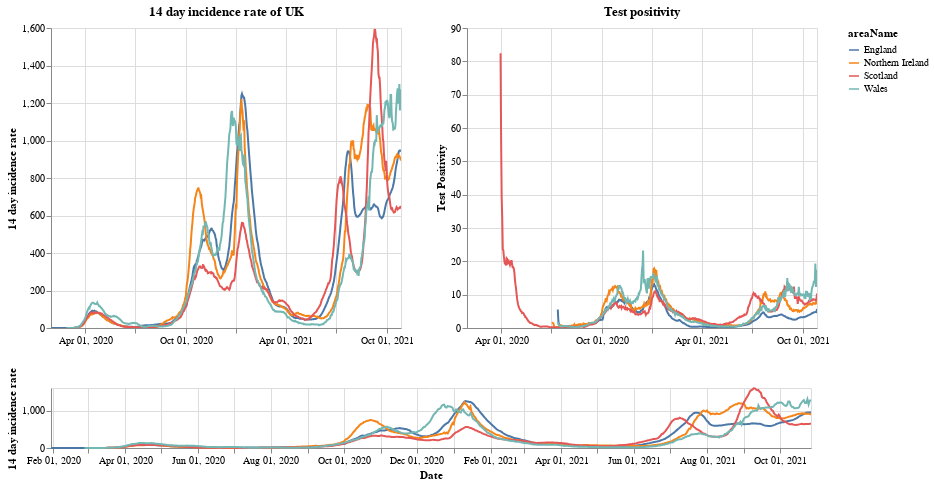

The notebook cell saved with this chart:
### Markdown cell above
# Plots

First a plot with each country in the UK. The top right shows the positivity rate for (which is the percentage of registered tests which were positive) while the top left is the 14 day incidence rate. The bottom chart can be used to select the timeframe (does not work on a mobile device).

### Code cell
#collapse
brush = alt.selection(type='interval', name='DateBrush',encodings=['x'],fields=['Time'])
leg_selection = alt.selection_multi(fields=['areaName'], bind='legend')

base = alt.Chart(uk_cases).mark_line().encode(
    x=alt.X("yearmonthdate(date):T", axis=alt.Axis(title='Date')),
    y=alt.Y("twoWeeklyCasesRate:Q", axis=alt.Axis(title='14 day incidence rate')),
    tooltip=['areaName', 'date','twoWeeklyCasesRate', 'testPositivity'],
    color='areaName',
    opacity=alt.condition(leg_selection, alt.value(2), alt.value(0.1))
).add_selection(leg_selection).properties(width=350)

upper = base.encode(alt.X('yearmonthdate(date):T', axis=alt.Axis(title=''),
                         scale=alt.Scale(domain=brush))
                   ).properties(title=f'14 day incidence rate of UK')
upper_right = upper.encode(alt.Y('testPositivity:Q', axis=alt.Axis(title='Test Positivity'))).properties(title='Test positivity')
lower = base.properties(height=60, width = 760).add_selection(brush)

(upper | upper_right) & lower

### Figure 1 — Vega-Lite specification as saved in the notebook (floating-point values rounded to 4 significant figures; data arrays with more than 128 entries replaced by an {"elided": "..."} marker saying what was removed)
{"config": {"view": {"continuousWidth": 400, "continuousHeight": 300}}, "vconcat": [{"hconcat": [{"mark": "line", "encoding": {"color": {"type": "nominal", "field": "areaName"}, "opacity": {"condition": {"value": 2, "selection": "selector001"}, "value": 0.1}, "tooltip": [{"type": "nominal", "field": "areaName"}, {"type": "temporal", "field": "date"}, {"type": "quantitative", "field": "twoWeeklyCasesRate"}, {"type": "quantitative", "field": "testPositivity"}], "x": {"type": "temporal", "axis": {"title": ""}, "field": "date", "scale": {"domain": {"selection": "DateBrush"}}, "timeUnit": "yearmonthdate"}, "y": {"type": "quantitative", "axis": {"title": "14 day incidence rate"}, "field": "twoWeeklyCasesRate"}}, "selection": {"selector001": {"type": "multi", "fields": ["areaName"], "bind": "legend"}}, "title": "14 day incidence rate of UK", "width": 350}, {"mark": "line", "encoding": {"color": {"type": "nominal", "field": "areaName"}, "opacity": {"condition": {"value": 2, "selection": "selector001"}, "value": 0.1}, "tooltip": [{"type": "nominal", "field": "areaName"}, {"type": "temporal", "field": "date"}, {"type": "quantitative", "field": "twoWeeklyCasesRate"}, {"type": "quantitative", "field": "testPositivity"}], "x": {"type": "temporal", "axis": {"title": ""}, "field": "date", "scale": {"domain": {"selection": "DateBrush"}}, "timeUnit": "yearmonthdate"}, "y": {"type": "quantitative", "axis": {"title": "Test Positivity"}, "field": "testPositivity"}}, "selection": {"selector001": {"type": "multi", "fields": ["areaName"], "bind": "legend"}}, "title": "Test positivity", "width": 350}]}, {"mark": "line", "encoding": {"color": {"type": "nominal", "field": "areaName"}, "opacity": {"condition": {"value": 2, "selection": "selector001"}, "value": 0.1}, "tooltip": [{"type": "nominal", "field": "areaName"}, {"type": "temporal", "field": "date"}, {"type": "quantitative", "field": "twoWeeklyCasesRate"}, {"type": "quantitative", "field": "testPositivity"}], "x": {"type": "temporal", "axis": {"title": "Date"}, "field": "date", "timeUnit": "yearmonthdate"}, "y": {"type": "quantitative", "axis": {"title": "14 day incidence rate"}, "field": "twoWeeklyCasesRate"}}, "height": 60, "selection": {"selector001": {"type": "multi", "fields": ["areaName"], "bind": "legend"}, "DateBrush": {"type": "interval", "encodings": ["x"], "fields": ["Time"]}}, "width": 760}], "data": {"name": "data-35eb5038d83758f5dea6808e59e1ef6b"}, "$schema": "https://vega.github.io/schema/vega-lite/v4.8.1.json", "datasets": {"data-35eb5038d83758f5dea6808e59e1ef6b": {"elided": "2456 records"}}}
